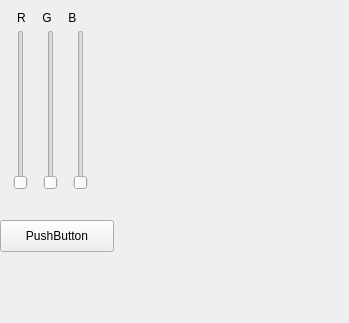
<?xml version="1.0" encoding="UTF-8"?>
<ui version="4.0">
 <class>SecundaryWindow</class>
 <widget class="QWidget" name="SecundaryWindow">
  <property name="windowModality">
   <enum>Qt::WindowModal</enum>
  </property>
  <property name="geometry">
   <rect>
    <x>0</x>
    <y>0</y>
    <width>349</width>
    <height>323</height>
   </rect>
  </property>
  <property name="windowTitle">
   <string>Form</string>
  </property>
  <widget class="QSlider" name="rSlider">
   <property name="geometry">
    <rect>
     <x>10</x>
     <y>30</y>
     <width>22</width>
     <height>160</height>
    </rect>
   </property>
   <property name="maximum">
    <number>255</number>
   </property>
   <property name="orientation">
    <enum>Qt::Vertical</enum>
   </property>
  </widget>
  <widget class="QSlider" name="gSlider">
   <property name="geometry">
    <rect>
     <x>40</x>
     <y>30</y>
     <width>22</width>
     <height>160</height>
    </rect>
   </property>
   <property name="maximum">
    <number>255</number>
   </property>
   <property name="orientation">
    <enum>Qt::Vertical</enum>
   </property>
  </widget>
  <widget class="QSlider" name="bSlider">
   <property name="geometry">
    <rect>
     <x>70</x>
     <y>30</y>
     <width>22</width>
     <height>160</height>
    </rect>
   </property>
   <property name="maximum">
    <number>255</number>
   </property>
   <property name="orientation">
    <enum>Qt::Vertical</enum>
   </property>
  </widget>
  <widget class="QLabel" name="RGBlabel">
   <property name="geometry">
    <rect>
     <x>17</x>
     <y>10</y>
     <width>81</width>
     <height>16</height>
    </rect>
   </property>
   <property name="text">
    <string>R     G     B</string>
   </property>
  </widget>
  <widget class="QLabel" name="hiddenPreview">
   <property name="geometry">
    <rect>
     <x>330</x>
     <y>300</y>
     <width>0</width>
     <height>0</height>
    </rect>
   </property>
   <property name="text">
    <string/>
   </property>
  </widget>
  <widget class="QPushButton" name="pushButton">
   <property name="geometry">
    <rect>
     <x>0</x>
     <y>220</y>
     <width>114</width>
     <height>32</height>
    </rect>
   </property>
   <property name="text">
    <string>PushButton</string>
   </property>
  </widget>
 </widget>
 <resources/>
 <connections/>
</ui>
